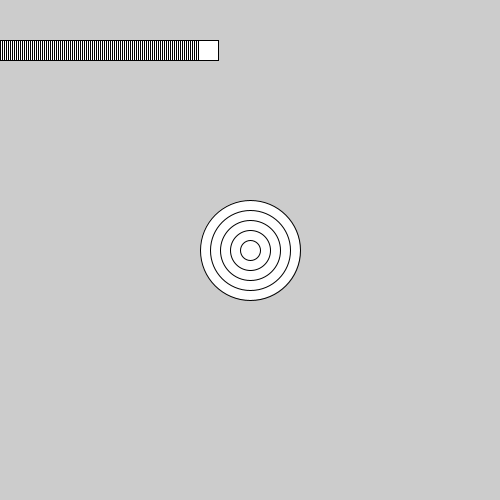
Frame 1 (no input)
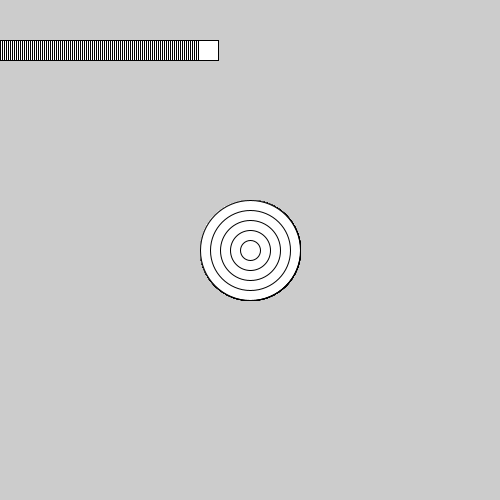
Frame 60 (the mouse pressed at the canvas centre just before this capture)
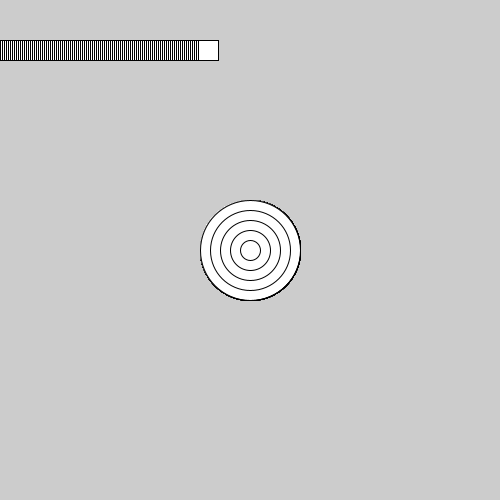
Frame 120 (the mouse held since frame 60 and released just before this capture)

The Processing sketch that drew these frames (run headless with seeded random() and noise(); from frame 60 on, the mouse is pressed at the canvas centre):

// Processing sketch: forVsWhile
// ── forVsWhile.pde
void setup() {
 size(500,500); 
}

void draw() {
  int counter = 100;
  
  while (counter > 0) {
   ellipse(width/2,height/2, counter, counter);
   counter = counter - 20; 
  }
  
  for(int i = 0; i < 100; i++) {
    rect(i * 2, 40, 20, 20);
  }
}
